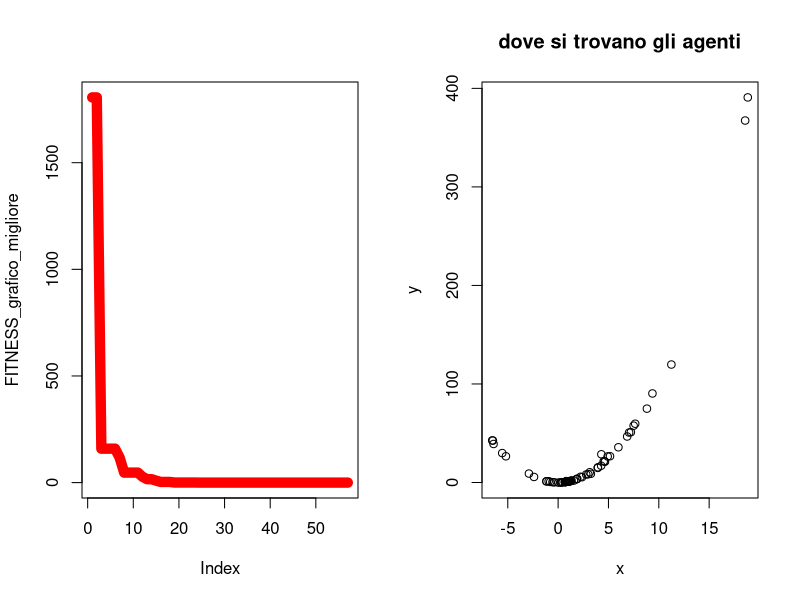

Recreate this plot in R.
#  Author Nicola Bernabè ver 1.0 8/11/2021
# the implemented version of the PSO refers to the following Journal: Particle swarm optimization  
#authors Riccardo Poli · James Kennedy · Tim Blackwell 
#

#prendo 2 individui che saranno i genitori presi casualmente dalla popolazione
aggiornamento_posizione<-function(Sciame,MAX_DIMENSION_Sciame,j_iterazioni_particelle,C_1,C_2,W,ub,lb,BEST_FITNESS,min_max,FUNZIONE_COSTO){
    
    Sciame[3,j_iterazioni_particelle]<-W*Sciame[3,j_iterazioni_particelle]+C_1*runif(1,  0,1)*(BEST_FITNESS[1]-Sciame[1,j_iterazioni_particelle])+C_2*runif(1,  0,1)*(Sciame[5,j_iterazioni_particelle]-Sciame[1,j_iterazioni_particelle])#vx
    Sciame[4,j_iterazioni_particelle]<-W*Sciame[4,j_iterazioni_particelle]+C_1*runif(1,  0,1)*(BEST_FITNESS[2]-Sciame[2,j_iterazioni_particelle])+C_2*runif(1,  0,1)*(Sciame[6,j_iterazioni_particelle]-Sciame[2,j_iterazioni_particelle])#vy
    Sciame[1,j_iterazioni_particelle]<-Sciame[1,j_iterazioni_particelle]+Sciame[3,j_iterazioni_particelle]
    Sciame[2,j_iterazioni_particelle]<-Sciame[2,j_iterazioni_particelle]+Sciame[4,j_iterazioni_particelle]
    
    if(Sciame[1,j_iterazioni_particelle]>ub[1]){
        Sciame[1,j_iterazioni_particelle]<-ub[1]
    }
    if(Sciame[1,j_iterazioni_particelle]<lb[1]){
        Sciame[1,j_iterazioni_particelle]<-lb[1]
    }
    if(Sciame[2,j_iterazioni_particelle]>ub[2]){
        Sciame[2,j_iterazioni_particelle]<-ub[2]
    }
    if(Sciame[2,j_iterazioni_particelle]<lb[2]){
        Sciame[2,j_iterazioni_particelle]<-lb[2]
    }
    fitness<-FUNZIONE_COSTO(Sciame[1,j_iterazioni_particelle],Sciame[2,j_iterazioni_particelle])
    if(fitness<Sciame[7,j_iterazioni_particelle] && min_max==-1){#minimizzare
        Sciame[7,j_iterazioni_particelle]<-fitness
        Sciame[5,j_iterazioni_particelle]<- Sciame[1,j_iterazioni_particelle]
        Sciame[6,j_iterazioni_particelle]<- Sciame[2,j_iterazioni_particelle]
    }else if(fitness>Sciame[7,j_iterazioni_particelle] && min_max==1){#massimizzare
        Sciame[7,j_iterazioni_particelle]<-fitness
        Sciame[5,j_iterazioni_particelle]<- Sciame[1,j_iterazioni_particelle]
        Sciame[6,j_iterazioni_particelle]<- Sciame[2,j_iterazioni_particelle]
    }
    Sciame[8,j_iterazioni_particelle]<-fitness

    return(Sciame)
}

#aggiorni migliore fitness
aggiorna_fitness<-function(BEST_FITNESS,Migliore_fitness_generazione){
            BEST_FITNESS[1]<-Migliore_fitness_generazione[1]
            BEST_FITNESS[2]<-Migliore_fitness_generazione[2]
            BEST_FITNESS[3]<-Migliore_fitness_generazione[3]
    return(BEST_FITNESS)


}

#scorro su tutti gli individui e cerco il fitneess migliore
controllo_migliore_fitness<-function(Sciame,min_max){
    BEST_FITNESS<-c(Sciame[1,1],Sciame[2,1],Sciame[7,1])
    for(i in 2:dim(Sciame)[2]) {
        #message("controllo best ",BEST_FITNESS[3]," ",Sciame[7,i])
        if(BEST_FITNESS[3]>Sciame[8,i] && min_max==-1){#ricordo che la riga 8 è fitness corrente
            BEST_FITNESS[1]<-Sciame[1,i]#x corrente
            BEST_FITNESS[2]<-Sciame[2,i]#y corrente
            BEST_FITNESS[3]<-Sciame[8,i]#fitess corrente

        }else if(BEST_FITNESS[3]<Sciame[8,i]  && min_max==1){
            BEST_FITNESS[1]<-Sciame[1,i]#x corrente
            BEST_FITNESS[2]<-Sciame[2,i]#y corrente
            BEST_FITNESS[3]<-Sciame[8,i]#fitess corrente


        }


    }
    return(c(BEST_FITNESS[1],BEST_FITNESS[2],BEST_FITNESS[3]))
}






#inizializzo la matrice
inizializzazione<-function(ub, lb,MAX_UNKNOWNS,MAX_DIMENSION_Sciame,W,FUNZIONE_COSTO){
    Sciame<-matrix(1:1,nrow <- (MAX_UNKNOWNS*3)+2, ncol <- MAX_DIMENSION_Sciame)#oltre alla x e y ci aggiungo le 2 velocità, poi anche le x e y migliori della particella anche la fitness migliore della particella e quella corrente
    numero_casuale_x<-1
    numero_casuale_y <-1
    for(i in 1:dim(Sciame)[2]) {
        numero_casuale_x <- runif(1, lb[1],ub[1] )
        numero_casuale_y <- runif(1,  lb[2],ub[2])
        Sciame[1,i] <-numero_casuale_x
        Sciame[2,i] <-numero_casuale_y
        Sciame[3,i]<-W
        Sciame[4,i]<-W
        Sciame[5,i]<-Sciame[1,i]#migliore della particella x
        Sciame[6,i]<-Sciame[2,i]#migliore della particella y
        Sciame[7,i] <-FUNZIONE_COSTO(Sciame[1,i],Sciame[2,i])#usero solo per una volta questa fitness per calcolare la velocità sia per soluzione relativa migliore alla particella,sia per soluzione globale
        Sciame[8,i] <-FUNZIONE_COSTO(Sciame[1,i],Sciame[2,i])#fitness corrente
    }

    return (Sciame)
}
aggiorno_file_individui<-function(Sciame,MAX_DIMENSION_Sciame,generazione){
                individuo<-c()
                x<-c()
                y<-c()
                fitness<-c()
                for(i in 1:MAX_DIMENSION_Sciame) {
                    x<-c(x,Sciame[1,i])
                    y<-c(y,Sciame[2,i])
                    fitness<-c(fitness,Sciame[3,i])
                    
                    }
            df<-data.frame(x,y,fitness)
            #nome_file<-"generazione"+generazione+".cvs"
            nome_file = paste("PSO generazione ",generazione,".txt",sep="")
            #write.csv(df, file=nome_file,sep=";",row.names=FALSE)
            write.table(df, file= nome_file,sep=";",row.names=FALSE)
            }

mainPSO<-function(ub,lb,MAX_UNKNOWNS,MAX_DIMENSION_Sciame,Generazioni,STAZIONARIETA,min_max,stampo_generazione,precisione,C_1,C_2,W,FUNZIONE_COSTO){
    

    
    Sciame<-inizializzazione(ub, lb,MAX_UNKNOWNS,MAX_DIMENSION_Sciame,W,FUNZIONE_COSTO)#inizializzo la popolazione
    BEST_FITNESS<-controllo_migliore_fitness(Sciame,min_max)
    FITNESS_grafico_migliore<-c()
    FITNESS_grafico_migliore_generazione<-c()
    #iterazioni calcolo per trovare il minimo
    indice_stazionarieta<-0#aumenta ad ogni generazione
    n_generazioni<-0

 

    for(i in 1:Generazioni){
        n_generazioni<-i
        for(j_iterazioni_particelle in 1:MAX_DIMENSION_Sciame){#muovo tutte le particelle una volta
            Sciame<-aggiornamento_posizione(Sciame,MAX_DIMENSION_Sciame,j_iterazioni_particelle,C_1,C_2,W,ub,lb,BEST_FITNESS,min_max,FUNZIONE_COSTO)
        }
        Migliore_fitness_generazione<-controllo_migliore_fitness(Sciame,min_max)
        
        #print(Migliore_fitness_generazione)
        if(Migliore_fitness_generazione[3]<BEST_FITNESS[3]  && min_max==-1){#minimizzo
            BEST_FITNESS<-aggiorna_fitness(BEST_FITNESS,Migliore_fitness_generazione)
            indice_stazionarieta=0#ritorno a 0 la stazionarietà
            message("migliore soluzione-> x ",BEST_FITNESS[1]," y ",BEST_FITNESS[2]," fitness ",BEST_FITNESS[3])
        }else if(Migliore_fitness_generazione[3]>BEST_FITNESS[3]  && min_max==1){#minimizzo
            BEST_FITNESS<-aggiorna_fitness(BEST_FITNESS,Migliore_fitness_generazione)
            indice_stazionarieta=0#ritorno a 0 la stazionarietà
            message("migliore soluzione-> x ",BEST_FITNESS[1]," y ",BEST_FITNESS[2]," fitness ",BEST_FITNESS[3])
        }
        FITNESS_grafico_migliore<-c(FITNESS_grafico_migliore,BEST_FITNESS[3])
        FITNESS_grafico_migliore_generazione<-c(FITNESS_grafico_migliore_generazione,Migliore_fitness_generazione[3])

        if(indice_stazionarieta>=STAZIONARIETA){
            message("troppo stazionaria ","generazione-> ",i," stazionario->",indice_stazionarieta)
            aggiorno_file_individui(Sciame,MAX_DIMENSION_Sciame,i)
            break
        }else{
            indice_stazionarieta=indice_stazionarieta+1
        }
        if((i%%stampo_generazione)==0){#stampo così so che sta facendo qualcosa
        
            message("generazione-> ",i," stazionario->",indice_stazionarieta)
            aggiorno_file_individui(Sciame,MAX_DIMENSION_Sciame,i)

        }
        if(BEST_FITNESS[3]<precisione && min_max==-1){
            message("finito algoritmo PSO, sono riuscito ad avere una soluzione molto buona ed è ",BEST_FITNESS[3]," alla generazione-> ",i)
            aggiorno_file_individui(Sciame,MAX_DIMENSION_Sciame,i)
            break
        }else if(BEST_FITNESS[3]>precisione && min_max==1){
            message("finito algoritmo PSO, sono riuscito ad avere una soluzione molto buona ed è ",BEST_FITNESS[3]," alla generazione-> ",i)
            aggiorno_file_individui(Sciame,MAX_DIMENSION_Sciame,i)
            break
        }
    }
    windows()
    par(mfrow=c(1,2))
    plot(FITNESS_grafico_migliore, type="l", col="red",lwd=10)
    #lines(FITNESS_grafico_migliore_generazione, type="l", col="blue",lty=5)
    #title(main="migliore e andamento fitness per generazione", col.main="blue", font.main="4")
    
    x_particelle<-c()
    y_particelle<-c()
    for(x_y in 1:MAX_DIMENSION_Sciame){
        x_particelle<-c(x_particelle,Sciame[5,x_y])
        y_particelle<-c(y_particelle,Sciame[6,x_y])

    }

    plot(x_particelle, y_particelle, xlab="x",ylab="y", main="dove si trovano gli agenti") 

BEST_FITNESS<-list(BEST_FITNESS,"PSO",n_generazioni)
 return(BEST_FITNESS)
}


#riesco a trovare la soluzione con questi intervalli 
#ub<-c(1000000000,1000000000)  # upper bound of the unknowns
#lb<-c(-1000000000,-1000000000)  #lower bound of the unknowns
#W=0.2

#milione
#ub<-c(1000000,1000000)  # upper bound of the unknowns
#lb<-c(-1000000,-1000000)  #lower bound of the unknowns
#W=0.3

#ub<-c(10000,10000)  # upper bound of the unknowns
#lb<-c(-10000,-10000)  #lower bound of the unknowns
#W=0.1

#ub<-c(100,100)  # upper bound of the unknowns
#lb<-c(-100,-100)  #lower bound of the unknowns
ub<-c(512,512)  
lb<-c(-512,-512)
#ub<-c(5,5)  # upper bound of the unknowns
#lb<-c(-5,-5)  #lower bound of the unknowns
#ub<-c(20,20)  # upper bound of the unknowns
#lb<-c(-20,-20)  #lower bound of the unknowns
W=0.3#0.02 o 0.3
MAX_UNKNOWNS<-2  #numero variabili
MAX_DIMENSION_Sciame<-100#dimensione popolazione
Generazioni<-1000000
STAZIONARIETA<-50000
min_max<--1#-1 minimizzo,1 massimizzo
stampo_generazione<-STAZIONARIETA/2
#massimizzo
#precisione<-11.99999999#Parabolic Function
#precisione<-79.9999#rastrigin function 
#precisione<-415.2384791312#Parabolic Function

#minimizzo
precisione<-0.001#
#precisione<--0.999999#Easom function
#precisione<-0.2925789999#Schaffer function N. 4 f(0,+-1.25313)=0.292579
#precisione<--0.999999#per funzioni con minimo negativo
#precisione<--959.6406#Eggholder function   f(512,404.2319)=-959.6407   i domini x e y   ub<-c(512,512)  lb<-c(-512,-512)
#precisione<--2.06261 #CROSS-IN-TRAY FUNCTION
C_1<-2#forza attrazione cognitiva
C_2<-2#forza attrazione sociale


FUNZIONE_COSTO<-function(x,y){
    z<-(100*(y-(x)^2)^2)+(1-x)^2#FUNZIONE_COSTO banana  f(1,1)=0
    #z<-((1-x)^2)+100*((y-x^2))^2#Rosenbrock function constrained with a cubic and a line  sol f(1,1)=0
    #z<-(1.5-x+x*y)^2+(2.25-x+x*y^2)^2+(2.625-x+x*y^3)^2#Beale function f(3,0.5)=0
    #z<-0.26*(x^2+y^2)-0.48*x*y#Matyas function f(0,0)=0
    #z<-(sin(3*pi*x))^2+(x-1)^2*(1+sin(3*pi*y))+(y-1)^2*(1+(sin(2*pi*y))^2)#Lévi function N.13  f(1,1)=0
    #z<-0.5+((sin(x^2-y^2))^2-0.5)/(1+0.001*(x^2+y^2))^2#Schaffer function N. 2  f(0,0)=0
    #z<-2*x^2-1.05*x^4+(x^6/6)+x*y+y^2#THREE-HUMP CAMEL FUNCTION xi  [-5, 5]  f(0,0)=0
    #z<-100*sqrt(abs(y-0.01*x^2))+0.01*abs(x+10)#Bukin function N.6 f(-10,1)=0
    #z<--20*exp(-0.2*sqrt((1/2)*(x*x+y*y)))-exp(1/2*((cos(2*pi*x)+cos(2*pi*y))))+20+exp(1)#ACKLEY FUNCTION xi  [-32.768, 32.768]  f(0,0)=0


    #z<-0.5+(((cos(sin(abs(x^2-y^2))))^2 - 0.5)/((1 + 0.001*(x^2+y^2))^2))#Schaffer function N. 4 f(0,+-1.25313)=0.292579

    #con minimo negativo
    #z<--0.0001*(abs((sin(x)*sin(y)*exp(abs(100 - sqrt(x^2+y^2)/pi))))+1)^0.1#CROSS-IN-TRAY FUNCTION  xi  [-10, 10]  f(1.3491,-1.3491 | 1.3491,1.3491 | -1.3491,1.3491)=-2.06261
    #z<--cos(x)*cos(y)*exp(-((x-pi)^2+(y-pi)^2))#Easom function f(pi,pi)=-1  mettere precisione -0.999999
    
    #z<--(y+47)*sin(sqrt(abs(x/2+(y+47))))-x*sin(sqrt(abs(x-(y+47))))#Eggholder function   f(512,404.2319)=-959.6407    
    #precisione<--959.6406999
    #ub<-c(512,512)  
    #lb<-c(-512,-512)


    #massimizzare
    #z<-12-(x^2+y^2)/100 #Parabolic Function  f(0,0)=12 non so ma il massimo è 12
    #z<-80-(20+x^2+y^2-10*(cos(2*pi*x)+cos(2*pi*y)))#rastrigin function f(0,0)=80
    #z<-275-((x^4-16*x^2+5*x*0.5)+(y^4-16*y^2+5*y*0.5)+3)#Styblinski Function f(-2.8667,-2.8667)=414.23847913
    return (z)
}

soluzione<-mainPSO(ub,lb,MAX_UNKNOWNS,MAX_DIMENSION_Sciame,Generazioni,STAZIONARIETA,min_max,stampo_generazione,precisione,C_1,C_2,W,FUNZIONE_COSTO)
#print(soluzione)
#W<-0
#x<-c()
#y<-c()
#fitness<-c()
#w_critico<-c()
#generazioni_soluzione<-c()
#for(i in 1:50){
#    W<-W+0.01
#    message(i," W ",W)
#    soluzione<-mainPSO(ub,lb,MAX_UNKNOWNS,MAX_DIMENSION_Sciame,Generazioni,STAZIONARIETA,min_max,stampo_generazione,precisione,C_1,C_2,W,FUNZIONE_COSTO)
#    w_critico<-c(w_critico,W)
#    x<-c(x,soluzione[[1]][1])
#    y<-c(y,soluzione[[1]][2])
#    fitness<-c(fitness,soluzione[[1]][3])
#    generazioni_soluzione<-c(generazioni_soluzione,soluzione[[3]][1])
    

#}
#df<-data.frame(x,y,fitness,generazioni_soluzione,w_critico)
#write.table(df, file="tabella PSO.csv",sep=";",row.names=FALSE)

algoritmo<-c(soluzione[[2]][1])
x<-c(soluzione[[1]][1])
y<-c(soluzione[[1]][2])
fitness<-c(soluzione[[1]][3])
generazioni_soluzione<-c(soluzione[[3]][1])
df<-data.frame(algoritmo,x,y,fitness,generazioni_soluzione)
write.table(df, file="soluzione PSO.txt",sep=";",row.names=FALSE)